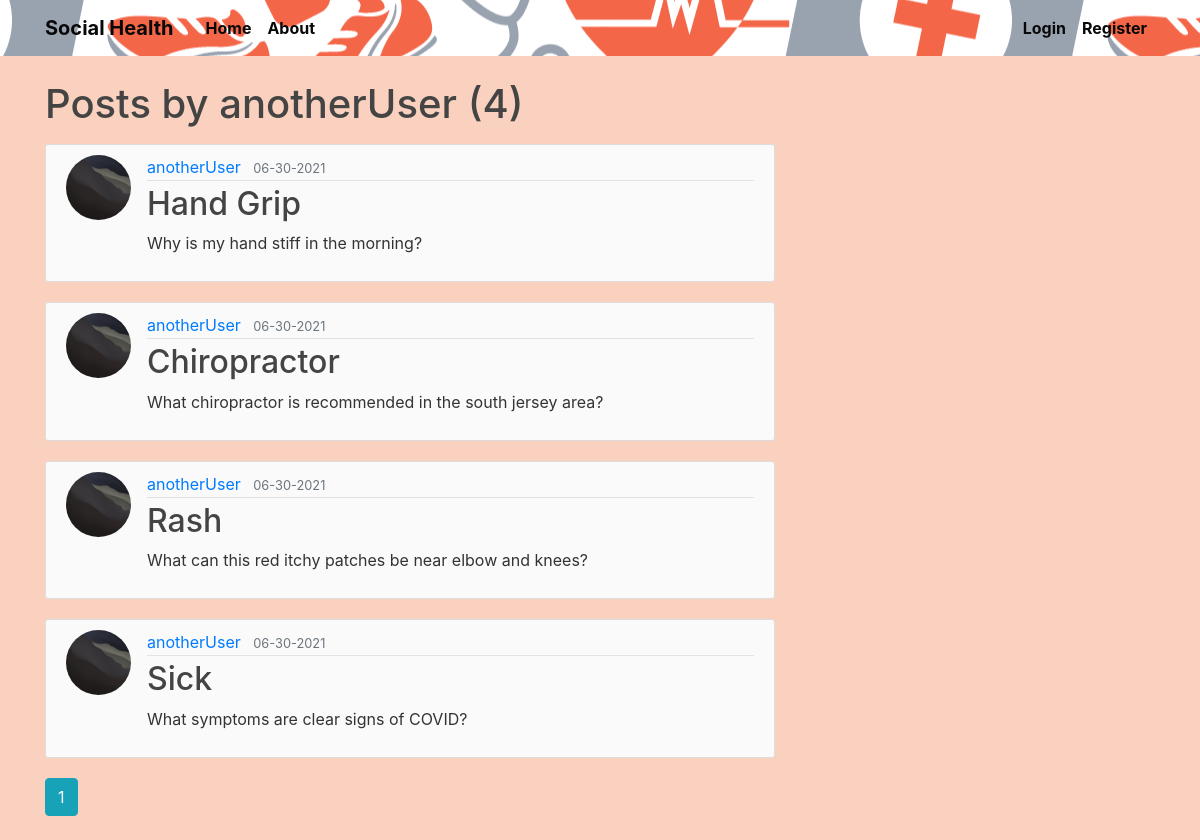
/user/anotherUser, run on the app's committed database.
### flasksocial/models.py (models this page shows, shortened)
class User(db.Model, UserMixin):
    id = db.Column(db.Integer, primary_key=True)
    username = db.Column(db.String(20), unique=True, nullable=False)
    email = db.Column(db.String(120), unique=True, nullable=False)
    image_file = db.Column(db.String(20), nullable=False, default="default.jpg")
    password = db.Column(db.String(60), nullable=False)
    posts = db.relationship("Post", backref="author", lazy=True)

class Post(db.Model):
    id = db.Column(db.Integer, primary_key=True)
    title = db.Column(db.String(100), nullable=False)
    date_posted = db.Column(db.DateTime, nullable=False, default=datetime.utcnow)
    content = db.Column(db.Text, nullable=False)
    user_id = db.Column(db.Integer, db.ForeignKey("user.id"), nullable=False)

### flasksocial/routes.py (the view)
@app.route("/user/<string:username>")
def user_posts(username):
    page = request.args.get("page", 1, type=int)
    user = User.query.filter_by(username=username).first_or_404()
    posts = (
        Post.query.filter_by(author=user)
        .order_by(Post.date_posted.desc())
        .paginate(page=page, per_page=5)
    )
    return render_template("user_post.html", posts=posts, user=user)

### flasksocial/templates/user_post.html
{% extends "layout.html" %}
{% block content %}
    <h1 class='mb-3'>Posts by {{ user.username }} ({{ posts.total }})</h1>
    {% for post in posts.items %}
        <article class="media content-section">
            <img class='rounded-circle article-img' src="{{ url_for('static', filename='profile_img/' + post.author.image_file) }}" alt="">
            <div class="media-body">
            <div class="article-metadata">
                <a class="mr-2" href="{{ url_for('user_posts', username=post.author.username) }}">{{ post.author.username }}</a>
                <small class="text-muted">{{ post.date_posted.strftime('%m-%d-%Y') }}</small>
            </div>
            <h2><a class="article-title" href="{{ url_for('post', post_id=post.id) }}">{{ post.title }}</a></h2>
            <p class="article-content">{{ post.content }}</p>
            </div>
        </article>
    {% endfor %}
    {% for page_num in posts.iter_pages(left_edge=1, right_edge=1, left_current=1, right_current=2) %}
        {% if page_num %}
            {% if posts.page == page_num %}
                <a class='btn btn-info mb-4' href="{{ url_for('user_posts', username=user.username, page=page_num) }}">{{ page_num }}</a>
            {% else %}
                <a class='btn btn-outline-info mb-4' href="{{ url_for('user_posts', username=user.username, page=page_num) }}">{{ page_num }}</a>
            {% endif %}
        {% else %}
            ...
        {% endif %}
    {% endfor %}
{% endblock content %}

### flasksocial/static/main.css (style rules this page uses)
body { background: #fad1be; color: #333333; margin-top: 5rem; }
h1, h2, h3, h4, h5, h6 { color: #444444; }
.content-section { background: #fafafa; padding: 10px 20px; border: 1px solid #dddddd; border-radius: 3px; margin-bottom: 20px; }
.article-title { color: #444444; }
.article-content { white-space: pre-line; }
.article-img { height: 65px; width: 65px; margin-right: 16px; }
.article-metadata { padding-bottom: 1px; margin-bottom: 4px; border-bottom: 1px solid #e3e3e3; }

### data on the page
User: username "anotherUser"
Post: image_file (picture), author.username "anotherUser", date_posted "06-30-2021", title "Hand Grip", content "Why is my hand stiff in the morning?"
Post: image_file (picture), author.username "anotherUser", date_posted "06-30-2021", title "Chiropractor", content "What chiropractor is recommended in the south jersey area?"
Post: image_file (picture), author.username "anotherUser", date_posted "06-30-2021", title "Rash", content "What can this red itchy patches be near elbow and knees?"
Post: image_file (picture), author.username "anotherUser", date_posted "06-30-2021", title "Sick", content "What symptoms are clear signs of COVID?"

### other printed values
{{ posts.total }} "4"
{{ page_num }} "1"
